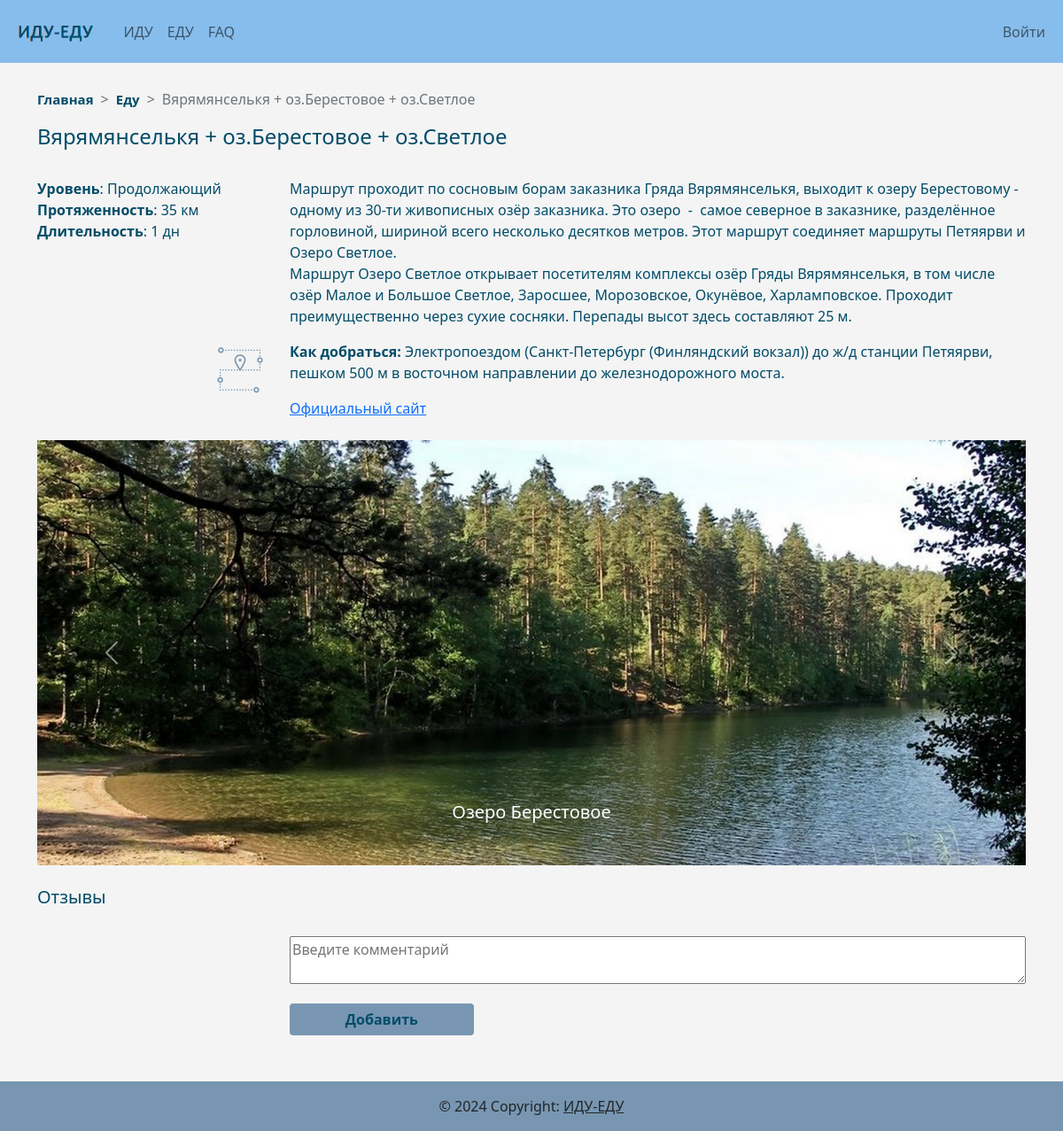
The app's page /trip/10 with its own data.
### models.py (models this page shows, shortened)
class Trip_type(Base):
    __tablename__ = 'trip_types'
    id = Column(Integer, primary_key=True, autoincrement=True)
    type_name = Column(String(100), nullable=False, unique=True)
    trip = relationship("Trip", backref='trip_types')

class Trip_description(Base):
    __tablename__ = 'trip_descriptions'
    id = Column(Integer, primary_key=True, autoincrement=True)
    title = Column(String(100), nullable=False, unique=True)
    how_to_go = Column(String, nullable=False)
    description = Column(String, nullable=False)
    track = Column(String, nullable=False)
    route_length = Column(Integer, nullable=False)
    official_website_link = Column(String, nullable=False)
    trip = relationship("Trip", backref='trip_descriptions')
    main_photo_id = Column(Integer(), ForeignKey('photos.id'))

class Trip(Base):
    __tablename__ = 'trips'
    id = Column(Integer, primary_key=True, autoincrement=True)
    trip_type_id = Column(Integer(), ForeignKey('trip_types.id'))
    trip_duration_id = Column(Integer(), ForeignKey('trip_durations.id'))
    trip_level_id = Column(Integer(), ForeignKey('trip_levels.id'))
    trip_description_id = Column(Integer(), ForeignKey('trip_descriptions.id'))
    photos = relationship("Photo", secondary='trip_photos', back_populates='trips')
    comments = relationship("Comment", backref='trips')

class Trip_level(Base):
    __tablename__ = 'trip_levels'
    id = Column(Integer, primary_key=True, autoincrement=True)
    level_name = Column(String(100), nullable=False, unique=True)
    trip = relationship("Trip", backref='trip_levels')

class Trip_duration(Base):
    __tablename__ = 'trip_durations'
    id = Column(Integer, primary_key=True, autoincrement=True)
    duration = Column(Integer, nullable=False, unique=True)
    trip = relationship("Trip", backref='trip_durations')

class Photo(Base):
    __tablename__ = 'photos'
    id = Column(Integer, primary_key=True, autoincrement=True)
    link = Column(String(100), nullable=False, unique=True)
    photo_name = Column(String(100), nullable=False)
    trips = relationship("Trip", secondary='trip_photos', back_populates='photos')
    trip_description_id = relationship('Trip_description', backref='photos', uselist=False)

### content_pages/content_pages.py (the view, shortened to what this page needs)
@content_pages.route('/trip/<int:trip_id>', methods=['GET', 'POST'])
def trip(trip_id: int):
    form = CommentForm()
    trip_photos = session.query(models.Trip_photo, models.Photo).join(models.Photo).filter(models.Trip_photo.trip_id==trip_id).all()
    len_trip_photos = len(trip_photos)
    trip_description = session.query(models.Trip, models.Trip_type, models.Trip_level, models.Trip_description, models.Trip_duration, models.Photo).join(models.Trip_type).join(models.Trip_level).join(models.Trip_description).join(models.Trip_duration).join(models.Photo).filter(models.Trip.id == trip_id)
    trip_comments = session.query(models.Comment, models.User).join(models.User).filter(models.Comment.trip_id == trip_id).order_by(models.Comment.id.desc())
    return render_template('trip.html', title=trip_description[0][1].type_name, trip_description=trip_description, trip_photos=trip_photos, len_trip_photos=len_trip_photos, form=form, trip_comments=trip_comments)

### content_pages/content_forms.py
class CommentForm(FlaskForm):
  class Meta:
    locales = ['ru-RU', 'ru']
    def get_translations(self, form):
      return super(FlaskForm.Meta, self).get_translations(form)
  comment = TextAreaField('Say something', validators=[DataRequired(), Length(min=10, max=1000)], render_kw={'style': 'width: 100%', "placeholder": "Введите комментарий"})
  add_btn = SubmitField('Добавить', render_kw={'style': 'width: 25%'})
  update_btn = SubmitField('Изменить', render_kw={'style': 'width: 20%'})
  delete_btn = SubmitField('Удалить', render_kw={'style': 'width: 20%'})

### content_pages/content_pages.py (called while the page is built)
@content_pages.before_request
def before_request():
    global session
    session = db_session.create_session()

@content_pages.teardown_request
def teardown_request(request):
    global session
    session = None
    return request

### data/db_session.py (called while the page is built)
def create_session() -> Session:
    global created
    return created()

### content_pages/templates/content_pages/trip.html (shortened to what this page needs)
{% extends "base.html" %}
{% block content %}
<div class="container">
    <nav style="--bs-breadcrumb-divider: '>';" aria-label="breadcrumb">
        <ul class="breadcrumb">
            <li class="breadcrumb-item"><a href="/index"><b>Главная</b></a></li>
            <li class="breadcrumb-item"><a href="/content/{{title}}"><b>{{title}}</b></a></li>
            <li class="breadcrumb-item active" aria-current="page">{{trip_description[0][3].title}}</li>
        </ul>
    </nav>
    <h4>{{trip_description[0][3].title}}</h4>
    <br>
    {% for item in trip_description %}
    <div class="row gy-1">
        <div class="col-lg-3 col-md-4 col-ms-12">
            <p><b>Уровень</b>: {{ item[2].level_name }}
                <br><b>Протяженность</b>: {{ item[3].route_length }} км
                <br><b>Длительность</b>: {{ item[4].duration }} дн</p>
        </div>
        <div class="col-lg-9 col-md-8 col-ms-12">
            <p style="white-space: pre-wrap">{{ item[3].description }}</p>
        </div>
    </div>
    <div class="row gy-2">
        <div class="col-lg-3 col-md-4 col-ms-12 text-lg-end  text-md-end text-sm-start">
            <a data-bs-toggle="tooltip" data-bs-placement="top" title="Скачать трек"
               href="{{ url_for('.static', filename='tracks/' + item[3].track) }}" download><img
                    src="{{ url_for('icons_bp.static', filename='gps_track_light_green2.png') }}" alt="GPS-track"></a>
        </div>
        <div class="col-lg-9 col-md-8 col-ms-12">
            <p style="white-space: pre-wrap"><b>Как добраться:</b> {{ item[3].how_to_go }}</p>
            <a href="{{ item[3].official_website_link }}">Официальный сайт</a>
        </div>
    </div>
    {% endfor %}
    <br>
    <div id="carouselExampleControls" class="carousel slide" data-bs-ride="carousel">
        <div class="carousel-inner">
            <div class="carousel-item active">
                <img src="{{ url_for('.static', filename='images/' + trip_photos[0][1].link) }}" class="d-block w-100"
                     alt="{{ trip_photos[0][1].photo_name }}">
                <div class="carousel-caption d-none d-md-block">
                    <h5>{{ trip_photos[0][1].photo_name }}</h5>
                </div>
            </div>
        </div>
        <button class="carousel-control-prev" type="button" data-bs-target="#carouselExampleControls"
                data-bs-slide="prev">
            <span class="carousel-control-prev-icon" aria-hidden="true"></span>
        </button>
        <button class="carousel-control-next" type="button" data-bs-target="#carouselExampleControls"
                data-bs-slide="next">
            <span class="carousel-control-next-icon" aria-hidden="true"></span>
        </button>
    </div>
    <br>
    <h5>Отзывы</h5>
    <br>
    <div class="row gy-1">
        <div class="col-lg-3 col-md-4 col-ms-12 text-lg-end  text-md-end text-sm-start">
        </div>
        <div class="col-lg-9 col-md-8 col-ms-12">
            <form action="" method="post" novalidate>
                <p>{{ form.comment() }}</p>
                <div>
                    {{ form.add_btn(class_="btn btn-primary") }}
                </div>
            </form>
        </div>
    </div>
    <br>
    <br>
</div>
{% endblock %}

### static/css/style.css (style rules this page uses)
body { background-color: #f4f4f4; }
body > .container { padding-top: 100px; padding-bottom: 60px; color: #024C68; }
.carousel-item img { object-fit: cover; vertical-align: middle; border-style: none; height: 60vh; }
.btn-primary, .btn-primary:hover, .btn-primary:active, .btn-primary:focus, .btn-primary:active:after, .btn-primary:visited { background-color: #7896B1; color: #024C68; font-weight: bold; border: none; box-shadow: none !important; width: 100%; text-align: center !important; }
.breadcrumb li a { font-size: 15px; color: #024C68; text-decoration: none; }

### records on screen
Trip_type: type_name "Еду"
Trip_description: title "Вярямянселькя + оз.Берестовое + оз.Светлое"
Trip: level_name "Продолжающий", route_length "35", duration "1", description "Маршрут проходит по сосновым борам заказника Гряда Вярямянселькя, выходит к озеру Берестовому - одному из 30-ти живописных озёр заказника. Это озеро - самое северное в заказнике, разделённое горловиной, шириной всего несколько десятков метров. Этот маршрут соединяет маршруты Петяярви и Озеро Светлое. Маршрут Озеро Светлое открывает посетителям комплексы озёр Гряды Вярямянселькя, в том числе озёр Малое и Большое Светлое, Заросшее, Морозовское, Окунёвое, Харламповское. Проходит преимущественно через сухие сосняки. Перепады высот здесь составляют 25 м.", how_to_go "Электропоездом (Санкт-Петербург (Финляндский вокзал)) до ж/д станции Петяярви, пешком 500 м в восточном направлении до железнодорожного моста."
Photo: link (picture), photo_name "Озеро Берестовое"
